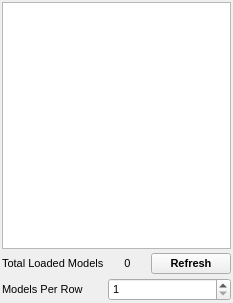
<ui version="4.0">
 <class>ModelListWidget</class>
 <widget class="QDockWidget" name="ModelListWidget">
  <property name="geometry">
   <rect>
    <x>0</x>
    <y>0</y>
    <width>233</width>
    <height>303</height>
   </rect>
  </property>
  <property name="font">
   <font>
    <pointsize>8</pointsize>
   </font>
  </property>
  <property name="floating">
   <bool>true</bool>
  </property>
  <property name="allowedAreas">
   <set>Qt::LeftDockWidgetArea|Qt::RightDockWidgetArea</set>
  </property>
  <property name="windowTitle">
   <string>Models</string>
  </property>
  <widget class="QWidget" name="dockWidgetContents">
   <layout class="QVBoxLayout" name="verticalLayout">
    <property name="spacing">
     <number>4</number>
    </property>
    <property name="margin">
     <number>2</number>
    </property>
    <item>
     <widget class="TTreeWidget" name="ModelTree">
      <property name="mouseTracking">
       <bool>true</bool>
      </property>
      <property name="horizontalScrollBarPolicy">
       <enum>Qt::ScrollBarAsNeeded</enum>
      </property>
      <property name="autoScroll">
       <bool>false</bool>
      </property>
      <property name="alternatingRowColors">
       <bool>true</bool>
      </property>
      <property name="selectionMode">
       <enum>QAbstractItemView::ExtendedSelection</enum>
      </property>
      <property name="iconSize">
       <size>
        <width>75</width>
        <height>75</height>
       </size>
      </property>
      <property name="indentation">
       <number>0</number>
      </property>
      <attribute name="headerVisible">
       <bool>false</bool>
      </attribute>
      <column>
       <property name="text">
        <string notr="true">1</string>
       </property>
      </column>
     </widget>
    </item>
    <item>
     <layout class="QGridLayout" name="gridLayout">
      <property name="spacing">
       <number>4</number>
      </property>
      <item row="2" column="0">
       <widget class="QLabel" name="ModelsPerRowLabel">
        <property name="sizePolicy">
         <sizepolicy hsizetype="Minimum" vsizetype="Preferred">
          <horstretch>0</horstretch>
          <verstretch>0</verstretch>
         </sizepolicy>
        </property>
        <property name="text">
         <string>Models Per Row</string>
        </property>
       </widget>
      </item>
      <item row="2" column="1" colspan="2">
       <widget class="QSpinBox" name="ModelsPerRowSpin">
        <property name="sizePolicy">
         <sizepolicy hsizetype="Expanding" vsizetype="Fixed">
          <horstretch>0</horstretch>
          <verstretch>0</verstretch>
         </sizepolicy>
        </property>
        <property name="minimum">
         <number>1</number>
        </property>
       </widget>
      </item>
      <item row="1" column="0">
       <widget class="QLabel" name="label">
        <property name="text">
         <string>Total Loaded Models</string>
        </property>
       </widget>
      </item>
      <item row="1" column="1">
       <widget class="QLabel" name="TotalLoadedModelsLabel">
        <property name="text">
         <string>0</string>
        </property>
        <property name="alignment">
         <set>Qt::AlignCenter</set>
        </property>
       </widget>
      </item>
      <item row="1" column="2">
       <widget class="QPushButton" name="RefreshIconsButton">
        <property name="font">
         <font>
          <weight>75</weight>
          <bold>true</bold>
         </font>
        </property>
        <property name="text">
         <string>Refresh</string>
        </property>
       </widget>
      </item>
     </layout>
    </item>
   </layout>
  </widget>
 </widget>
 <customwidgets>
  <customwidget>
   <class>TTreeWidget</class>
   <extends>QTreeWidget</extends>
   <header>gui/ttreewidget.uih</header>
  </customwidget>
 </customwidgets>
 <resources/>
 <connections/>
</ui>
